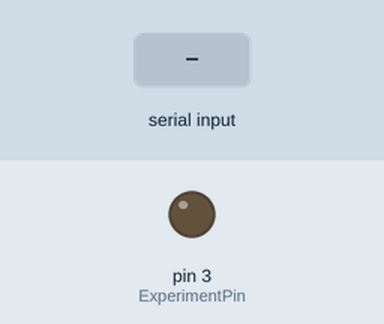
This sketch was run on a simulated Arduino Uno, built with avr-gcc and run on an emulated ATmega328P. Parts: output pins drawn as LEDs (lit = HIGH). The test bench sets the inputs (shaded band).

Above: at 1.2 s.
1.3 s: "1" received over Serial
At 2.5 s:
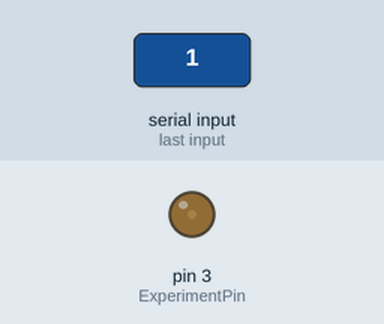
2.8 s: "3" received over Serial
At 3.3 s:
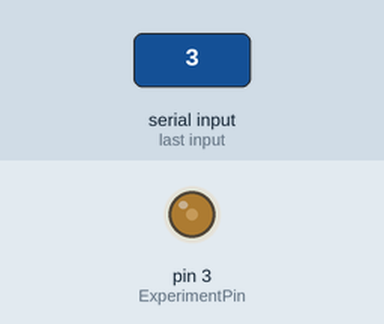
4.3 s: "6" received over Serial
At 5.0 s:
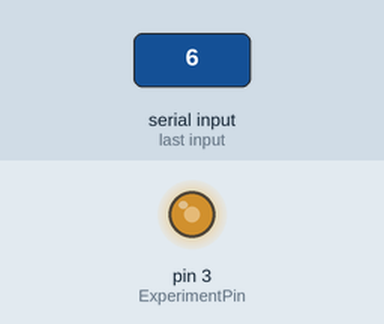
5.8 s: "8" received over Serial
At 6.8 s:
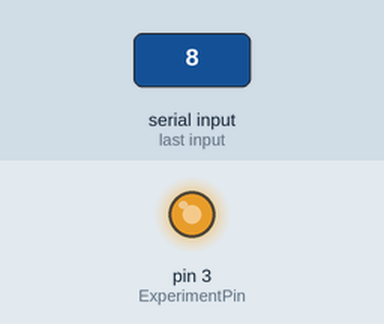
Timing chart, 0 to 8.3 s (numbered marks = the images above; inputs shaded):
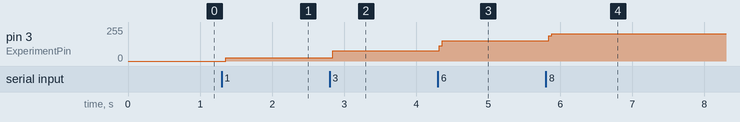

The sketch:

new_firmware.ino
```cpp
const int ExperimentPin = 3; //we're defining the constant ExperimentPin as the int 3

const char CmdUnspecified = 'n'; //We're then defining 3 constants as different characters
const char CmdSetTriggerLow = 'l';
const char CmdSetTriggerHigh = 'h';

bool LEDon = false;
int delay_value = 10;
char serialState = CmdUnspecified;

void setup()
{
    Serial.begin(115200); //Starts serial data transmission
    pinMode(ExperimentPin, OUTPUT); //set pin number 3 to be an output
    digitalWrite(ExperimentPin, LOW); //assign a low output to that pin (0 V)
}

void loop()
{
    char serialState = CmdUnspecified;

    if (Serial.available() > 0) { //if you're getting any information through the serial port
        serialState = Serial.read(); //change the state to whatever you're reading
    }

//I think right now serialState can either be h, l or 7
    switch(serialState) {
        case CmdUnspecified: //If no command is specified
          digitalWrite(ExperimentPin, LOW); //don't send any output through the pin
          break;
        case CmdSetTriggerLow: //if the trigger is set to low (state = l)
          LEDon = false;
          digitalWrite(ExperimentPin, LOW); //don't send any output through the pin
          break;
        case CmdSetTriggerHigh:
          LEDon = true;
          delay_value = 10;
          break;
        case '1':
          LEDon = true;
          delay_value = 1;
          break;
        case '2':
          LEDon = true;
          delay_value = 2;
          break;
        case '3':
          LEDon = true;
          delay_value = 3;
          break;
        case '4':
          LEDon = true;
          delay_value = 4;
          break;
        case '5':
          LEDon = true;
          delay_value = 5;
          break;
        case '6':
          LEDon = true;
          delay_value = 6;
          break;
        case '7': //if the state reads 7 (as in the 'conditioned menotaxis')
          LEDon = true; //set the LEDon variable to be TRUE
          delay_value = 7; //and the delay_value variable to be 7
          break;
        case '8':
          LEDon = true;
          delay_value = 8;
          break;
        case '9':
          LEDon = true;
          delay_value = 9;
          break;
        default:
          break;
    }

//next comes a segment for pulsewidth modulation
    if (LEDon) { //if the LEDon variable is TRUE
        digitalWrite(ExperimentPin, HIGH);   // turn the LED on
        delay(delay_value);                       // wait for as many ms as the delay_value says
        digitalWrite(ExperimentPin, LOW);    // turn the LED off
        delay(10-delay_value); //wait for as many ms as 10-delay_value
    }
}
```

Measured:
- after the input at 1.3 s, pin 3 (ExperimentPin): 0/255 → 26/255 after 0.06 s
- after the input at 2.8 s, pin 3 (ExperimentPin): 26/255 → 77/255 at once
- after the input at 4.3 s, pin 3 (ExperimentPin): 77/255 → 153/255 at once
- after the input at 5.8 s, pin 3 (ExperimentPin): 153/255 → 203/255 at once
